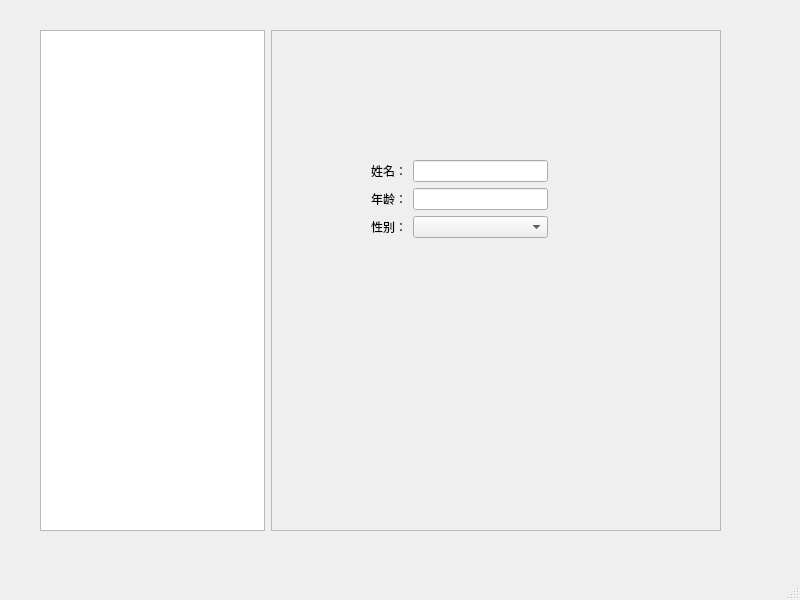
<?xml version="1.0" encoding="UTF-8"?>
<ui version="4.0">
 <class>MainWindow</class>
 <widget class="QMainWindow" name="MainWindow">
  <property name="geometry">
   <rect>
    <x>0</x>
    <y>0</y>
    <width>800</width>
    <height>600</height>
   </rect>
  </property>
  <property name="sizePolicy">
   <sizepolicy hsizetype="Preferred" vsizetype="Preferred">
    <horstretch>2</horstretch>
    <verstretch>0</verstretch>
   </sizepolicy>
  </property>
  <property name="windowTitle">
   <string>MainWindow</string>
  </property>
  <widget class="QWidget" name="centralwidget">
   <widget class="QWidget" name="horizontalLayoutWidget">
    <property name="geometry">
     <rect>
      <x>40</x>
      <y>30</y>
      <width>681</width>
      <height>501</height>
     </rect>
    </property>
    <layout class="QHBoxLayout" name="horizontalLayout">
     <item>
      <widget class="QTreeView" name="treeView">
       <property name="sizePolicy">
        <sizepolicy hsizetype="Expanding" vsizetype="Expanding">
         <horstretch>1</horstretch>
         <verstretch>0</verstretch>
        </sizepolicy>
       </property>
      </widget>
     </item>
     <item>
      <widget class="QFrame" name="frame">
       <property name="sizePolicy">
        <sizepolicy hsizetype="Expanding" vsizetype="Expanding">
         <horstretch>2</horstretch>
         <verstretch>0</verstretch>
        </sizepolicy>
       </property>
       <property name="frameShape">
        <enum>QFrame::StyledPanel</enum>
       </property>
       <property name="frameShadow">
        <enum>QFrame::Raised</enum>
       </property>
       <widget class="QWidget" name="">
        <property name="geometry">
         <rect>
          <x>100</x>
          <y>130</y>
          <width>177</width>
          <height>104</height>
         </rect>
        </property>
        <layout class="QFormLayout" name="formLayout_3">
         <item row="0" column="0">
          <widget class="QLabel" name="label">
           <property name="text">
            <string>姓名：</string>
           </property>
          </widget>
         </item>
         <item row="0" column="1">
          <widget class="QLineEdit" name="lineEdit"/>
         </item>
         <item row="2" column="0">
          <widget class="QLabel" name="label_2">
           <property name="text">
            <string>年龄：</string>
           </property>
          </widget>
         </item>
         <item row="2" column="1">
          <widget class="QLineEdit" name="lineEdit_2"/>
         </item>
         <item row="3" column="1">
          <widget class="QComboBox" name="comboBox"/>
         </item>
         <item row="3" column="0">
          <widget class="QLabel" name="label_3">
           <property name="text">
            <string>性别：</string>
           </property>
          </widget>
         </item>
        </layout>
       </widget>
      </widget>
     </item>
    </layout>
   </widget>
  </widget>
  <widget class="QMenuBar" name="menubar">
   <property name="geometry">
    <rect>
     <x>0</x>
     <y>0</y>
     <width>800</width>
     <height>23</height>
    </rect>
   </property>
  </widget>
  <widget class="QStatusBar" name="statusbar"/>
 </widget>
 <resources/>
 <connections/>
</ui>
